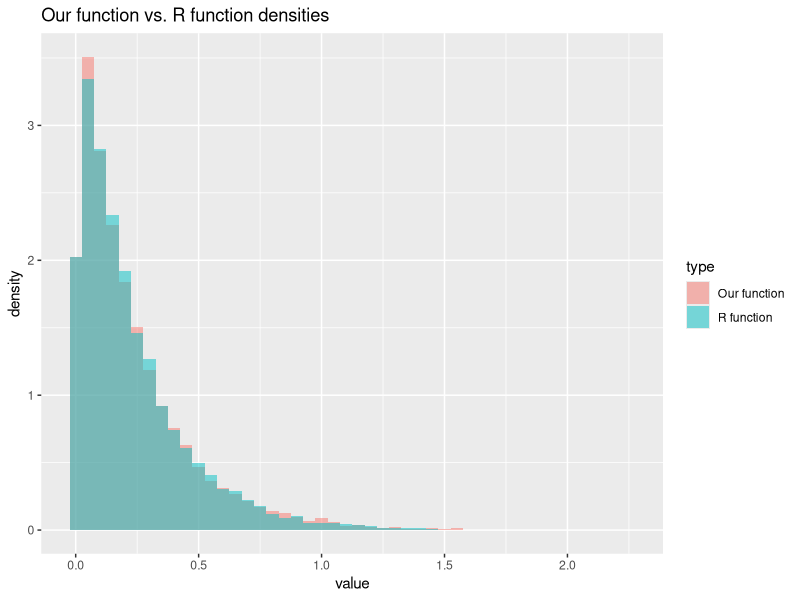
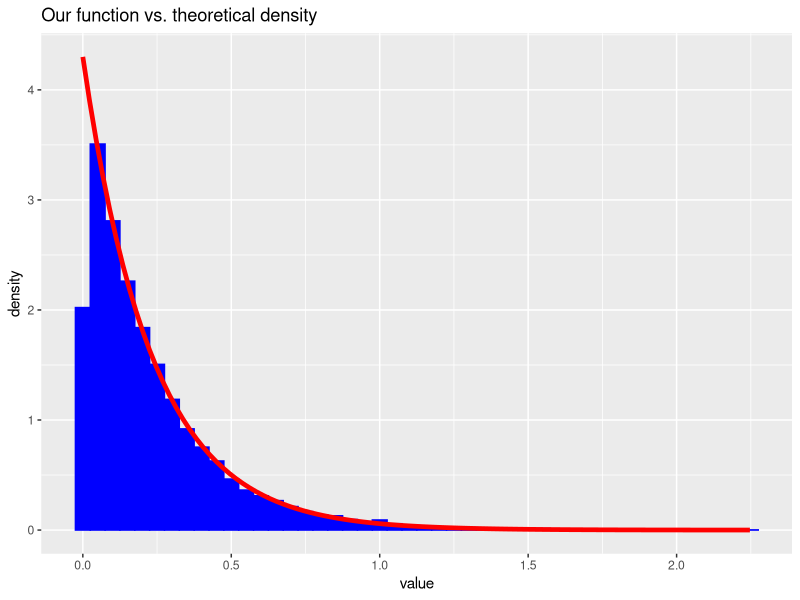
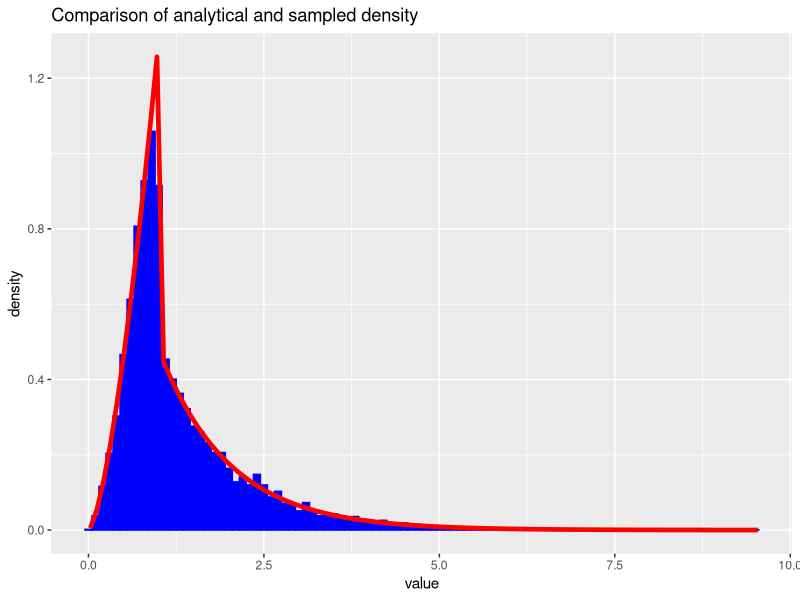
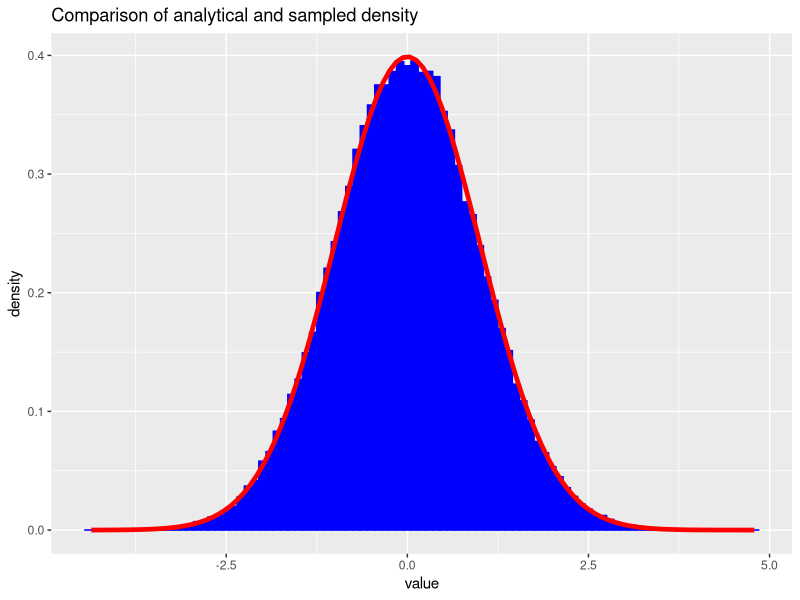
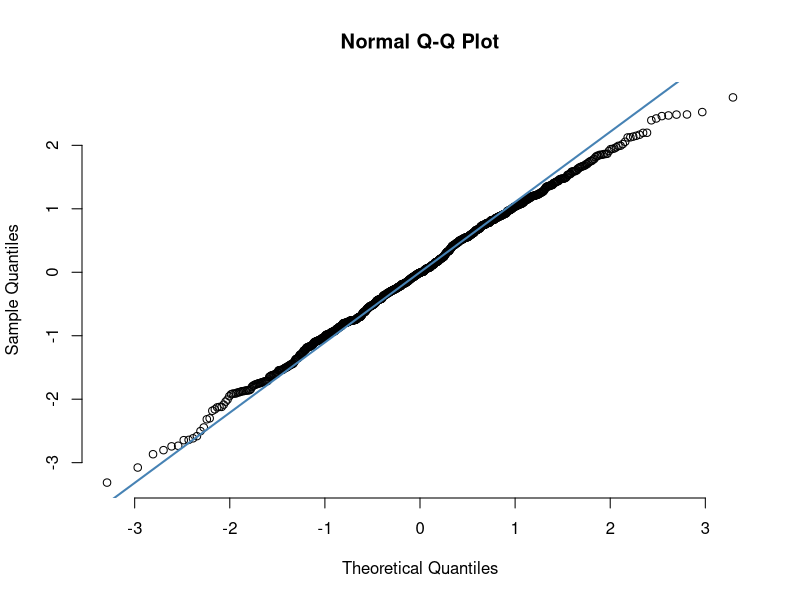
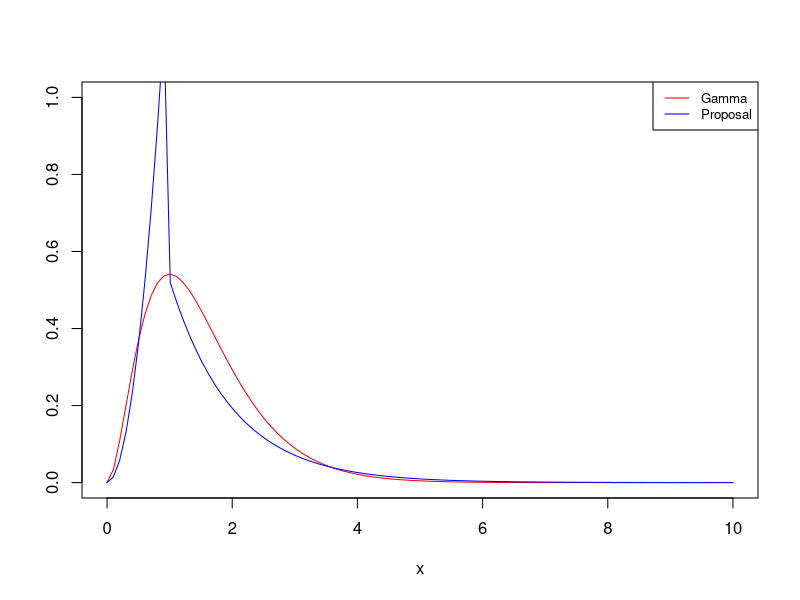

Write the R code that produced these figures, in order.
## ---- chunk 1
library(formatR)
showsol <- FALSE
library(knitr)
opts_chunk$set(tidy.opts = list(width.cutoff = 68), tidy = TRUE, warning = FALSE, error = FALSE, message = FALSE, echo = TRUE)
## ---- chunk 2
library(ggplot2)
exponential<- function(lambda, n){
  u = runif(n)
  x = -1/lambda*log(u)
  return(x)
}
## ---- chunk 3
n = 10000
lambda = 4.300
y = rexp(n, lambda)
x = exponential(lambda,n)
cat('Theoretical mean: ', 1/lambda,' Computed mean: ', mean(x),'\n')
cat('Theoretical variance: ', 1/lambda^2, ' Computed variance: ', var(x))
## ---- chunk 4
rfunc = data.frame(value = y)
ourfunc = data.frame(value = x)
rfunc$type = 'R function'
ourfunc$type = 'Our function'
df = rbind(rfunc,ourfunc)
ggplot(df, aes(value, fill = type)) + 
   geom_histogram(alpha = 0.5, aes(y = ..density..), binwidth = 0.05, position = 'identity') + ggtitle("Our function vs. R function densities")
df2 <- data.frame(theo=seq(0,max(x),length.out=n), value=x)
h <- ggplot(df2, aes(x = value))
h <- h + geom_histogram(aes(y = ..density..), binwidth=0.05, fill = 'blue', color = 'blue') +stat_function(fun=dexp,geom = "line",size=1.6,col="red",args = (mean=lambda))
h <- h + ggtitle("Our function vs. theoretical density")
h
## ---- chunk 5
f_A2 = function(x, alpha){
  c = alpha*exp(1)/(alpha+exp(1))
  result = vector(length = length(x))
  result[x<1.] = sapply(x[x<1.], function(x) c*x^(alpha - 1))
  result[x>=1.] = sapply(x[x>=1.], function(x) c*exp(-x))
  return(result)
}

F_inv = function(n, alpha){
  c = alpha*exp(1)/(alpha+exp(1))
  u = runif(n)
  result = vector(length = n)
  result[u < c/alpha] = (alpha/c * u[u < c/alpha])^(1/alpha)
  result[u >= c/alpha] = -log(1/alpha + exp(-1) - u[u >= c/alpha]/c)
  return(result)
}

alpha = 2.5
n = 10000
xsamples = F_inv(n, alpha)
c = alpha*exp(1)/(alpha+exp(1))
mean = c/(alpha+1) + 2*c/exp(1)
cat('Theoretical mean: ', mean, ' Sampled mean: ', mean(xsamples))
## ---- chunk 6
variance = c/(alpha+2)+5*c/exp(1) - mean^2
cat('Theoretical variance: ', variance, ' Sampled variance: ', var(xsamples))
## ---- chunk 7
df2 <- data.frame(theo=seq(0,max(xsamples),length.out=n), value=xsamples)
h <- ggplot(df2, aes(x = value))
h <- h + geom_histogram(aes(y = ..density..), binwidth=0.1, col = 'blue', fill = 'blue') +stat_function(fun=f_A2,geom = "line",size=1.6,col="red",args = (mean=alpha))
h <- h + ggtitle("Comparison of analytical and sampled density")
h
## ---- chunk 8
normal <- function(n){
  x_1 <- runif(n/2)
  x_2 <- exponential(1/2, n/2)
  y_1 <- sqrt(x_2)*cos(2*pi*x_1)
  y_2 <- sqrt(x_2)*sin(2*pi*x_1)
  y <- c(y_1,y_2)
  return(y)
}
## ---- chunk 9
n = 100000
x <- normal(n)
cat('Theoretical mean: ', 0,' Computed mean: ', mean(x),'\n')
cat('Theoretical variance: ', 1, ' Computed variance: ', var(x))
## ---- chunk 10
df2 <- data.frame(theo=seq(0,max(x),length.out=n), value=x)
h <- ggplot(df2, aes(x = value))
h <- h + geom_histogram(aes(y = ..density..), binwidth=0.1, col = 'blue', fill = 'blue') +stat_function(fun=dnorm,geom = "line",size=1.6,col="red",args = list(mean=0, sd = 1))
h <- h + ggtitle("Comparison of analytical and sampled density")
h
x <- normal(1000)
qqnorm(x, pch = 1, frame = FALSE)
qqline(x, col = "steelblue", lwd = 2)
## ---- chunk 11
normal_d <- function(d, mu, sigma){
  x <- normal(d)
  y <- mu + t(chol(sigma))%*%x
  return(y)
}
## ---- chunk 12
d = 2
n = 100000
mu = c(1,2)
sigma = matrix(c(2.5,3,3,10),ncol=2,nrow=2)
sample = matrix(rep(1,d*n), ncol = d, nrow = n)
for (i in 1:n){
  sample[i,] <- normal_d(d,mu,sigma)
}
average = apply(sample, 2,mean)
average
covmat = cov(sample)
covmat
## ---- chunk 13
library(nortest)
ad.test(sample)
## ---- chunk 14
library(pracma)

x = linspace(0, 10, 100)
y_gamma = dgamma(x, shape=3, rate=2)
y_prop = f_A2(x, 3)


plot1 = plot(x, y_gamma, col='red', type='l', ylab="", ylim = c(0., 1.))
lines(x, y_prop, type='l', col='blue')
legend(x="topright", .95, legend=c("Gamma", "Proposal"), col=c('red', 'blue'), lty=1, cex=0.8)
